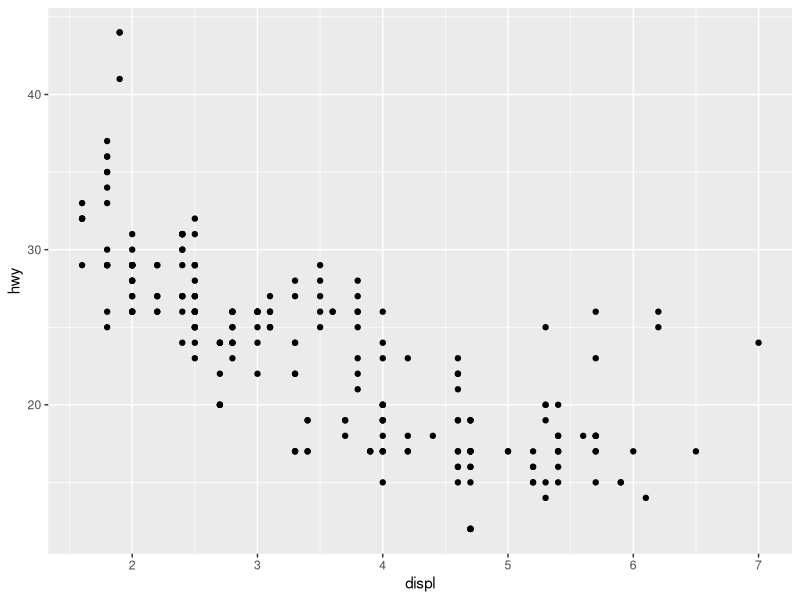
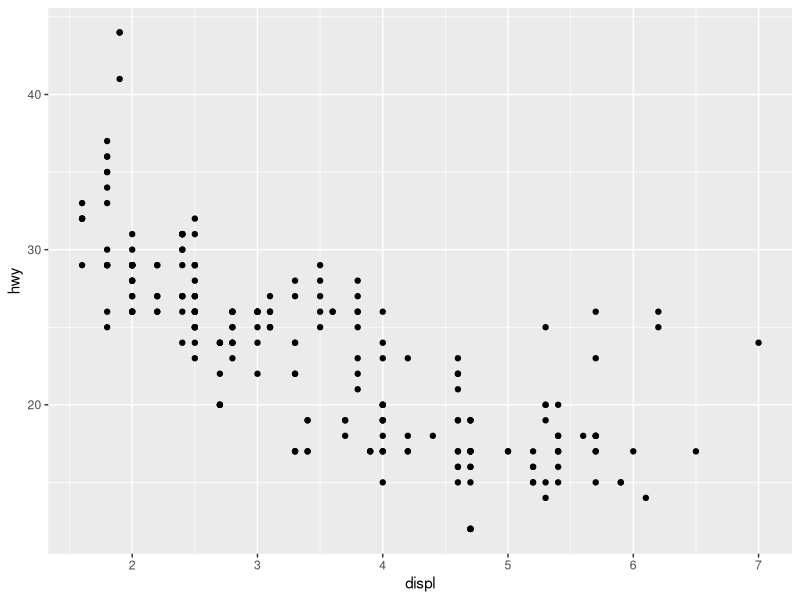
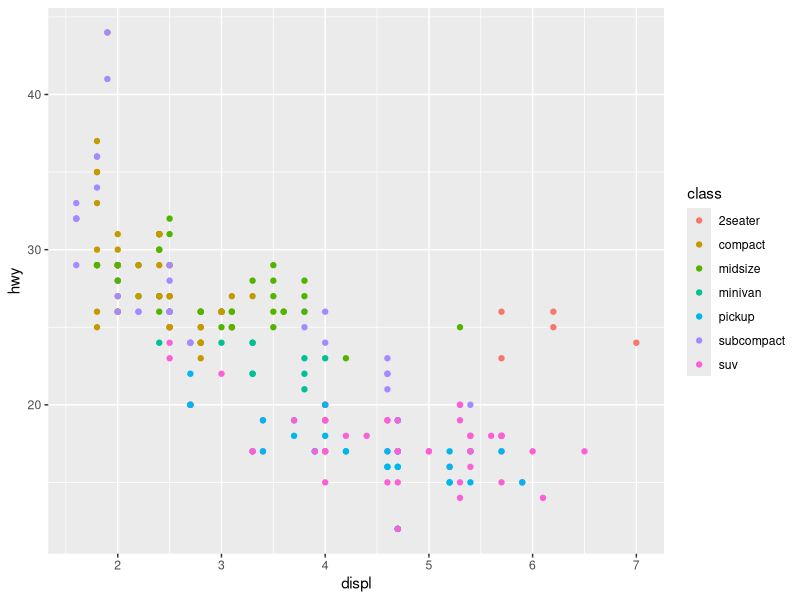
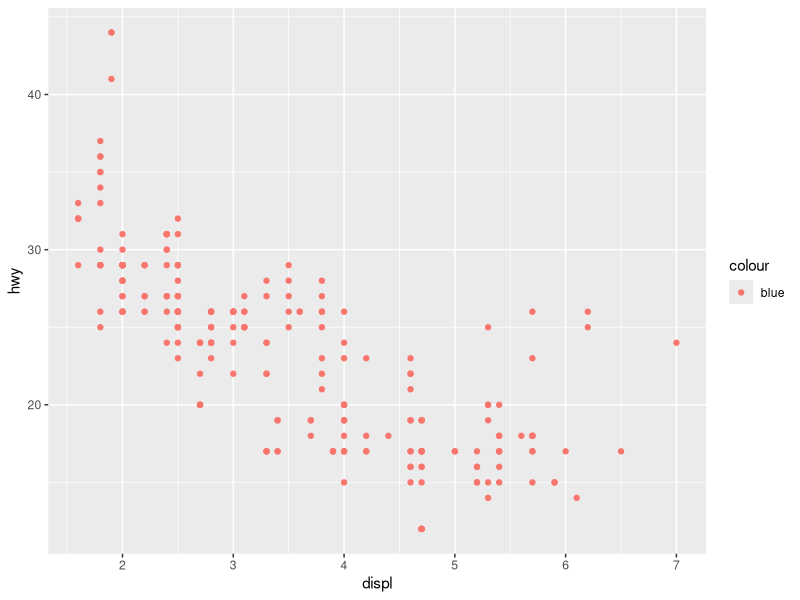
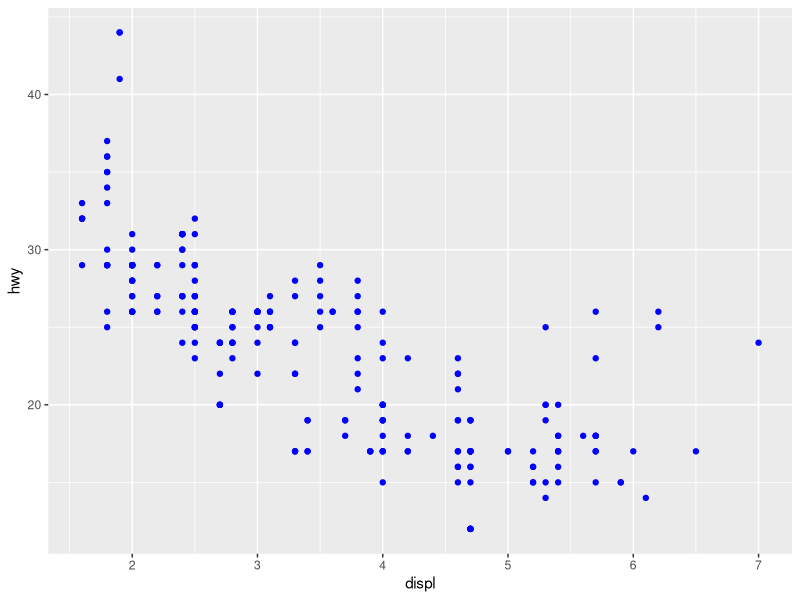
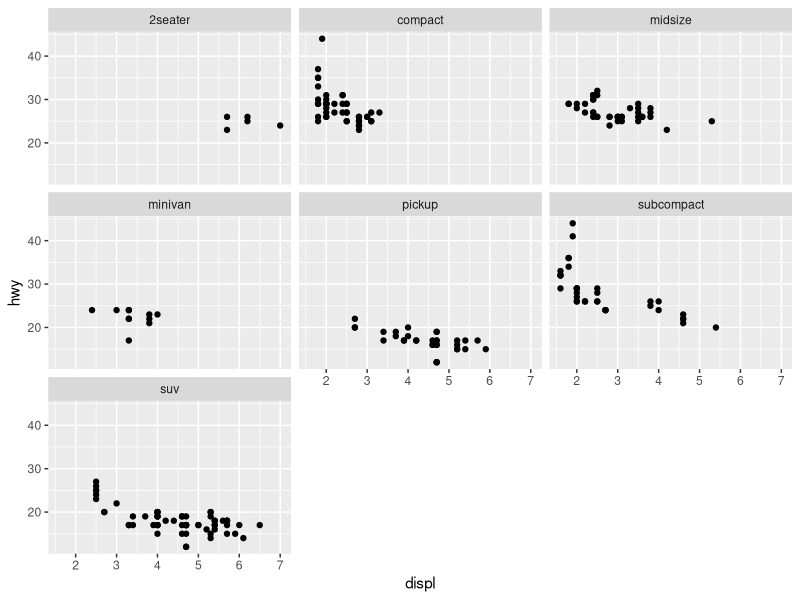
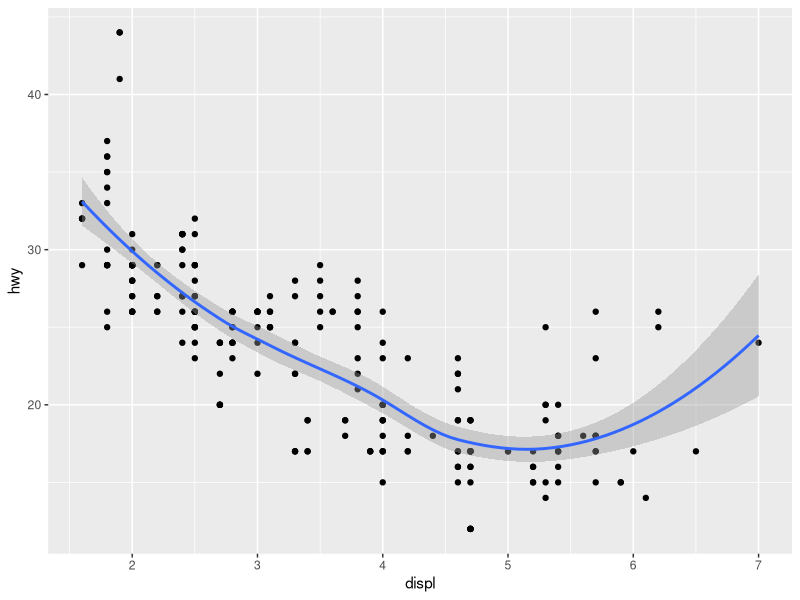
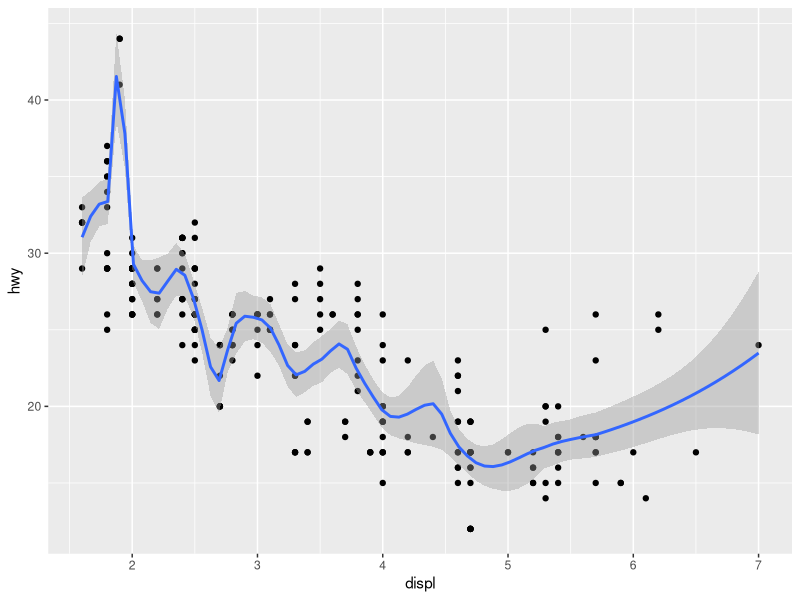

Generate these figures, in order, with R:
## ---- chunk 1
knitr::opts_chunk$set(echo = TRUE)
## ---- chunk 2
library(ggplot2)
mpg
#> # A tibble: 234 × 11
#>   manufacturer model displ  year   cyl trans      drv     cty   hwy fl    class 
#>   <chr>        <chr> <dbl> <int> <int> <chr>      <chr> <int> <int> <chr> <chr> 
#> 1 audi         a4      1.8  1999     4 auto(l5)   f        18    29 p     compa…
#> 2 audi         a4      1.8  1999     4 manual(m5) f        21    29 p     compa…
#> 3 audi         a4      2    2008     4 manual(m6) f        20    31 p     compa…
#> 4 audi         a4      2    2008     4 auto(av)   f        21    30 p     compa…
#> 5 audi         a4      2.8  1999     6 auto(l5)   f        16    26 p     compa…
#> 6 audi         a4      2.8  1999     6 manual(m5) f        18    26 p     compa…
#> # ℹ 228 more rows
## ---- chunk 3
ggplot(mpg, aes(x = displ, y = hwy)) + 
  geom_point()
## ---- chunk 4
ggplot(mpg, aes(displ, hwy)) +
  geom_point()
## ---- chunk 5
ggplot(mpg, aes(displ, hwy, colour = class)) + 
  geom_point()
## ---- chunk 6
ggplot(mpg, aes(displ, hwy)) + geom_point(aes(colour = "blue"))
ggplot(mpg, aes(displ, hwy)) + geom_point(colour = "blue")
## ---- chunk 7
ggplot(mpg, aes(displ, hwy)) + 
  geom_point() + 
  facet_wrap(~class)
## ---- chunk 8
ggplot(mpg, aes(displ, hwy)) + 
  geom_point() + 
  geom_smooth()
#> `geom_smooth()` using method = 'loess' and formula = 'y ~ x'
## ---- chunk 9
ggplot(mpg, aes(displ, hwy)) + 
  geom_point() + 
  geom_smooth(span = 0.2)
#> `geom_smooth()` using method = 'loess' and formula = 'y ~ x'

ggplot(mpg, aes(displ, hwy)) + 
  geom_point() + 
  geom_smooth(span = 1)
#> `geom_smooth()` using method = 'loess' and formula = 'y ~ x'
## ---- chunk 10
library(mgcv)
ggplot(mpg, aes(displ, hwy)) + 
  geom_point() + 
  geom_smooth(method = "gam", formula = y ~ s(x))
## ---- chunk 11
ggplot(mpg, aes(displ, hwy)) + 
  geom_point() + 
  geom_smooth(method = "lm")
#> `geom_smooth()` using formula = 'y ~ x'
## ---- chunk 12
ggplot(mpg, aes(drv, hwy)) + 
  geom_point()
## ---- chunk 13
ggplot(mpg, aes(drv, hwy)) + geom_jitter()
ggplot(mpg, aes(drv, hwy)) + geom_boxplot()
ggplot(mpg, aes(drv, hwy)) + geom_violin()
## ---- chunk 14
ggplot(mpg, aes(hwy)) + geom_histogram()
#> `stat_bin()` using `bins = 30`. Pick better value `binwidth`.
ggplot(mpg, aes(hwy)) + geom_freqpoly()
#> `stat_bin()` using `bins = 30`. Pick better value `binwidth`.
## ---- chunk 15
ggplot(mpg, aes(hwy)) + 
  geom_freqpoly(binwidth = 2.5)
ggplot(mpg, aes(hwy)) + 
  geom_freqpoly(binwidth = 1)
## ---- chunk 16
ggplot(mpg, aes(displ, colour = drv)) + 
  geom_freqpoly(binwidth = 0.5)
ggplot(mpg, aes(displ, fill = drv)) + 
  geom_histogram(binwidth = 0.5) + 
  facet_wrap(~drv, ncol = 1)
## ---- chunk 17
ggplot(mpg, aes(manufacturer)) + 
  geom_bar()
## ---- chunk 18
drugs <- data.frame(
  drug = c("a", "b", "c"),
  effect = c(4.2, 9.7, 6.1)
)
## ---- chunk 19
ggplot(drugs, aes(drug, effect)) + geom_bar(stat = "identity")
ggplot(drugs, aes(drug, effect)) + geom_point()
## ---- chunk 20
ggplot(economics, aes(date, unemploy / pop)) +
  geom_line()
ggplot(economics, aes(date, uempmed)) +
  geom_line()
## ---- chunk 21
ggplot(economics, aes(unemploy / pop, uempmed)) + 
  geom_path() +
  geom_point()

year <- function(x) as.POSIXlt(x)$year + 1900
ggplot(economics, aes(unemploy / pop, uempmed)) + 
  geom_path(colour = "grey50") +
  geom_point(aes(colour = year(date)))
## ---- chunk 22
ggplot(mpg, aes(cty, hwy)) +
  geom_point(alpha = 1 / 3)

ggplot(mpg, aes(cty, hwy)) +
  geom_point(alpha = 1 / 3) + 
  xlab("city driving (mpg)") + 
  ylab("highway driving (mpg)")

# Remove the axis labels with NULL
ggplot(mpg, aes(cty, hwy)) +
  geom_point(alpha = 1 / 3) + 
  xlab(NULL) + 
  ylab(NULL)
## ---- chunk 23
ggplot(mpg, aes(drv, hwy)) +
  geom_jitter(width = 0.25)

ggplot(mpg, aes(drv, hwy)) +
  geom_jitter(width = 0.25) + 
  xlim("f", "r") + 
  ylim(20, 30)
#> Warning: Removed 138 rows containing missing values or values outside the scale range
#> (`geom_point()`).
  
# For continuous scales, use NA to set only one limit
ggplot(mpg, aes(drv, hwy)) +
  geom_jitter(width = 0.25, na.rm = TRUE) + 
  ylim(NA, 30)
## ---- chunk 24
p <- ggplot(mpg, aes(displ, hwy, colour = factor(cyl))) +
  geom_point()
## ---- chunk 25
print(p)
## ---- chunk 26
# Save png to disk
ggsave("plot.png", p, width = 5, height = 5)
## ---- chunk 27
summary(p)
#> data: manufacturer, model, displ, year, cyl, trans, drv, cty, hwy, fl,
#>   class [234x11]
#> mapping:  x = ~displ, y = ~hwy, colour = ~factor(cyl)
#> faceting:  <empty> 
#> -----------------------------------
#> geom_point: na.rm = FALSE
#> stat_identity: na.rm = FALSE
#> position_identity
